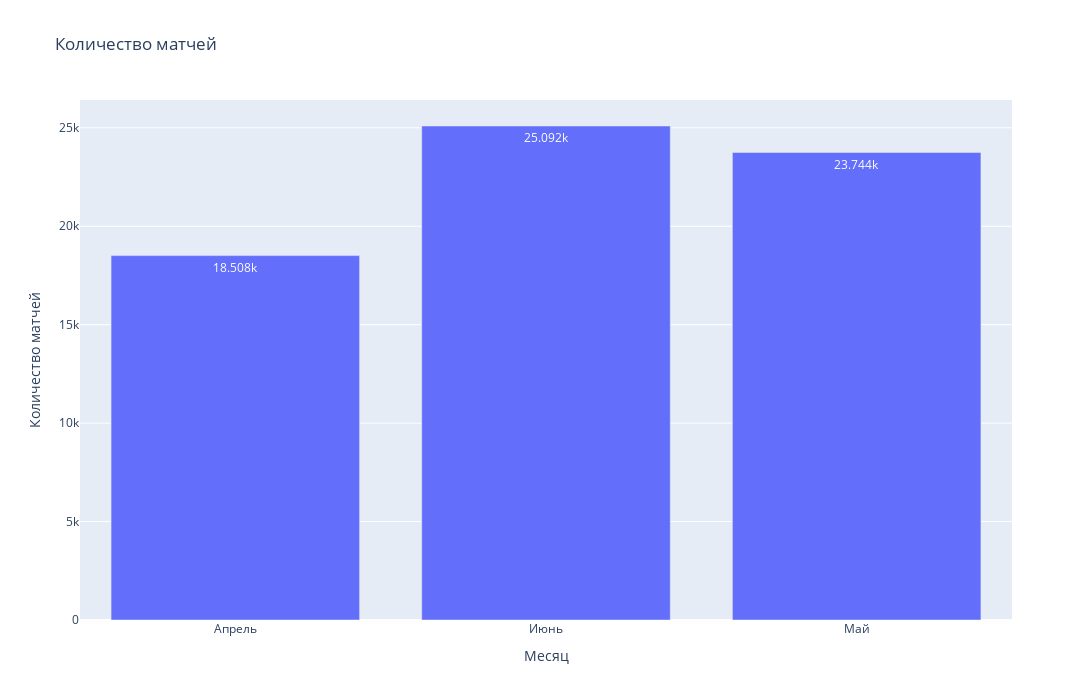

Notebook code cell kept with this figure:
### Code cell
# bar Процент офферов через приложение

cxxxx = px.bar(сount_prematch, x='month', y='count_prematch',
            height=700,
            width=1200,
            title="Количество матчей",
            labels={'month':'Месяц', 'count_prematch':'Количество матчей'},
            text_auto=True)
cxxxx.show()

### Figure 1 — Plotly figure (JSON) as saved in the notebook; plotly's stock layout.template omitted (floating-point values rounded to 4 significant figures)
{"data": [{"alignmentgroup": "True", "hovertemplate": "Месяц=%{x}<br>Количество матчей=%{y}<extra></extra>", "legendgroup": "", "marker": {"color": "#636efa", "pattern": {"shape": ""}}, "name": "", "offsetgroup": "", "orientation": "v", "showlegend": false, "textposition": "auto", "texttemplate": "%{y}", "type": "bar", "x": ["Апрель", "Июнь", "Май"], "xaxis": "x", "y": [18508, 25092, 23744], "yaxis": "y"}], "layout": {"barmode": "relative", "height": 700, "legend": {"tracegroupgap": 0}, "title": {"text": "Количество матчей"}, "width": 1200, "xaxis": {"anchor": "y", "domain": [0, 1], "title": {"text": "Месяц"}}, "yaxis": {"anchor": "x", "domain": [0, 1], "title": {"text": "Количество матчей"}}}}
